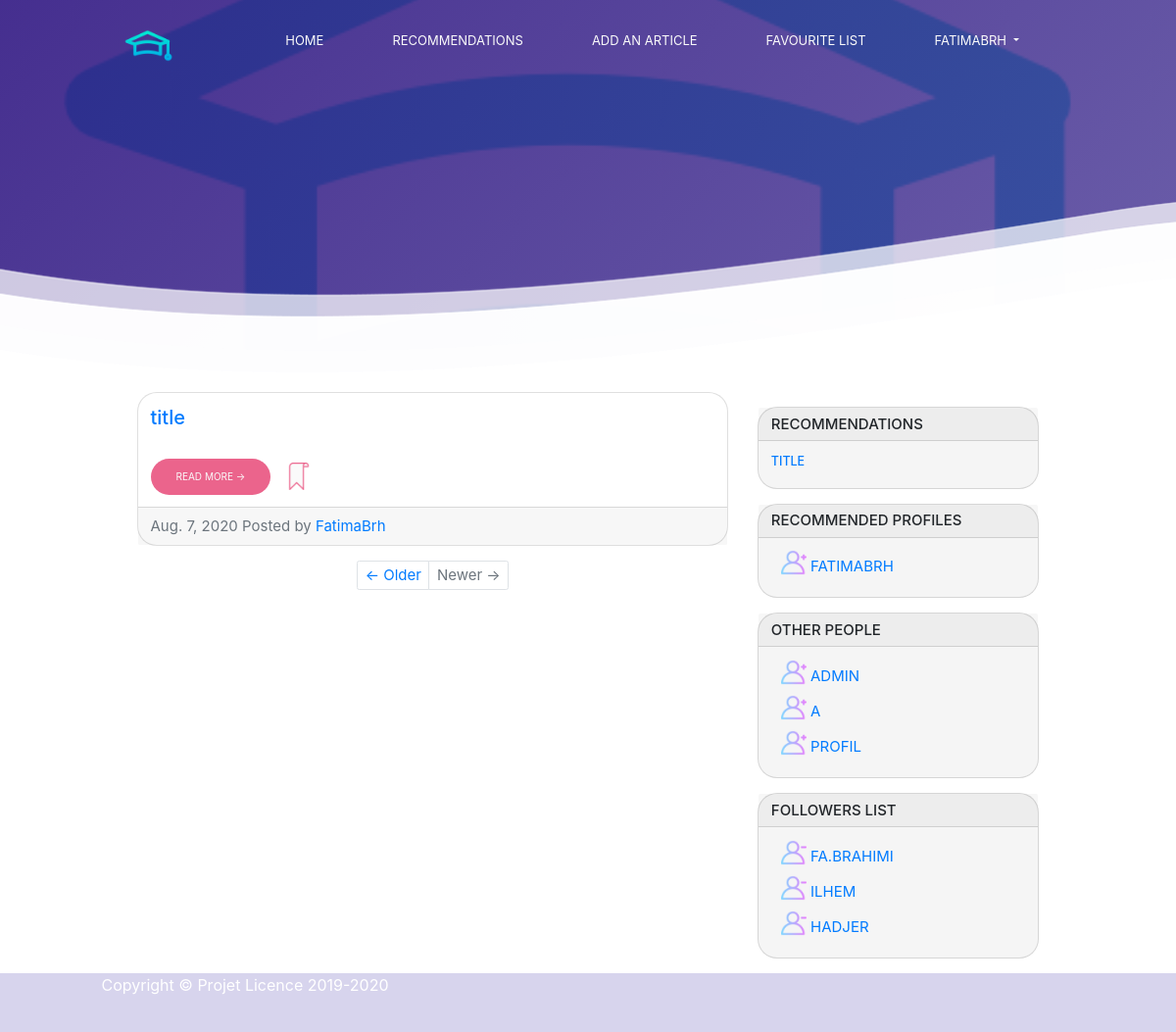
/articl/recommendation/ (signed in), run on an earlier commit of the app's database.
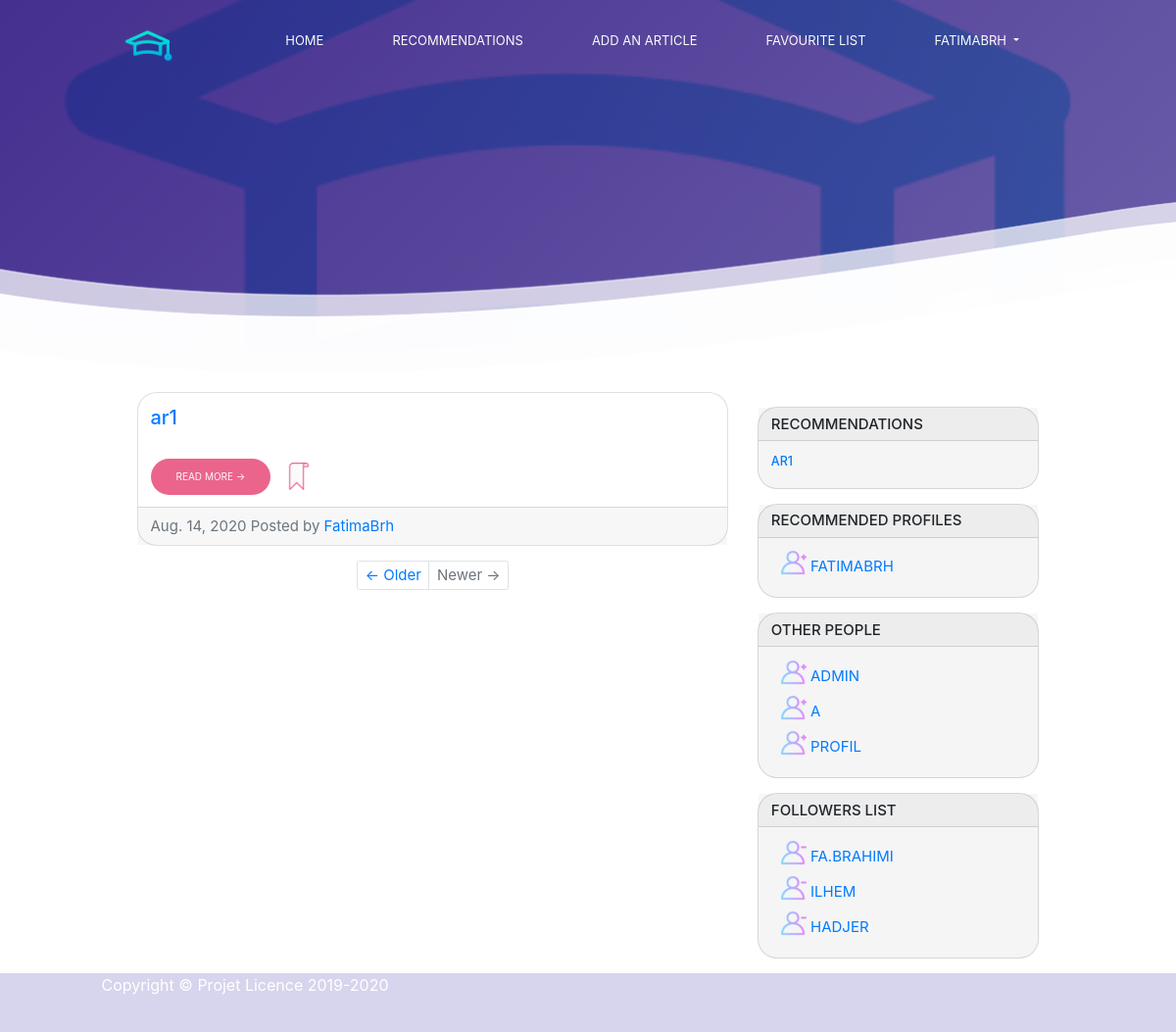
And on a later commit of the database.
### articl/models.py (models this page shows, shortened)
class ArticlPub(models.Model):
    ArticlTYPE=(
      ('1','Research Article'),
      ('2','Research Paper'),
      ('3','Review Paper'),
      ('4','Review Article'),
      ('5','Peer-Reviewed Articles'),
    )
    DOMAINE=(
        ('1','Computer Hardware'),
        ('2','Computer Networking'),
        ('3','Computer Software'),
        ('4','Cloud computing'),
        ('5','Cyber Security and Ethical Hacking'),
        ('6','Data Science and Data Analysis'),
        ('7','Programming Language'),
        ('8','Artificial intelligence'),
        ('9','Operating system'),
        ('10','Web Development'),
        ('11','Web Designing'),
        ('12','Graphics design'),
        ('13','Network Analytics and testing'),
        ('14','Robotics'),
        ('15','others field'),
        )
    user = models.ForeignKey(settings.AUTH_USER_MODEL, on_delete=models.CASCADE)
    titre=models.CharField(max_length=500)
    resumé=models.CharField(max_length=2000, blank=True)
    keywords=models.CharField(max_length=500, blank=True)
    maison_ed=models.CharField(max_length=500,blank=True)
    typeArticl=models.CharField(max_length=100,blank=False,choices=ArticlTYPE)
    path=models.FileField(blank=True,null=True,upload_to='chapter/%Y/')
    auteurEcrit = models.ManyToManyField(Profile, blank=True, null=True)
    favourite = models.ManyToManyField(User,related_name='favourite', blank=True)
    timestamp = models.DateField(auto_now=False, auto_now_add=True)
    domaineArt=models.CharField(max_length=100,choices=DOMAINE,blank=False,default='Computer Software ')

### articl/views.py (the view)
# urls.py: path('recommendation/',views.recommandation,name='recommandation'),
@login_required
def recommandation(request):
    profiles=Profile.objects.exclude(id=request.user.id)
    users = User.objects.exclude(id=request.user.id)
    arts=ArticlPub.objects.all()
    follower, created = Follower.objects.get_or_create(current_user=request.user)
    followers = follower.users.all()
    predict_list = get_predict_list(request.user)
    print(predict_list)
    demographic_list = demographic(request.user)
    print(demographic_list)
    for item in demographic_list.keys():
            if item not in predict_list:
                predict_list.append(item)
    rec=User.objects.filter(pk__in=predict_list)
    articlList = []
    for value in predict_list:
            articlList.append(value)
    articls=ArticlPub.objects.filter(user__id__in=articlList) #get articles where user__id is __in the list articlList
    print(articlList)
    context = {'profiles':profiles,
        'arts':arts,
        'users':users,
        'followers':followers,
        'articls':articls,
        'rec':rec}
    return render(request,'recommend.html',context)

### articl/recommender.py (called while the page is built)
def get_ratings_vector(user):
    ratings = Note.objects.filter(user_id=user,note__gt=0).values('articl', 'note')
    res = {}
    for r in ratings:
        res[r['articl']] = r['note']
    return res

def cosine_sim(user1_r,user2_r):
    result = 0.0
    l1=list(user1_r.keys())
    l2=list(user2_r.keys())
    common_item=list(set(l1).intersection(l2))
    if len(common_item) == 0:
        return 0
    top_result = 0.0
    bottom_left_result = 0.0
    bottom_right_result = 0.0
    for item in common_item:
        rxs = user1_r[item]
        rys = user2_r[item]
        top_result += (rxs) * (rys)
        bottom_left_result += pow(rxs, 2)
        bottom_right_result += pow(rys, 2)
    bottom_left_result = math.sqrt(bottom_left_result)
    bottom_right_result = math.sqrt(bottom_right_result)
    result = top_result / (bottom_left_result * bottom_right_result)
    return result

### articl/templates/recommend.html (shortened to what this page needs)
{%  extends 'base.html' %}
{% load static %}
{% block content %}
<div class="container">
  <div class="row">
    <div class="col-md-8">
      {% for obj in articls %}
      <div class="card mb-4" style="border-radius: 2rem">
        <div class="card-body">
          <a href=" {% url 'articl:detail_articl' pk=obj.pk %} "> <h2 class="card-title" title="Learn more">{{obj.titre}}  </h2> </a>
          <div class = "content-dir-item" >
            <a href="{{obj.path.url}}" class="btn " id="but" target="_blank">Read More &rarr;</a>
              <a href=" {% url 'articl:favourite'  pk=obj.pk  %} ">
                <img src="{% static 'image/bookmark3.png' %}" alt="" id="fav" class="ml-3" title="Save me" >
              </a>
          </div>
        </div>
        <div class="card-footer text-muted">
          {{obj.timestamp}} Posted by
          <a href="{%  url 'accounts:profile_with_pk' pk=user.pk  %}"> {{obj.user}}</a>
        </div>
      </div>
      {% endfor %}
      <ul class="pagination justify-content-center mb-4">
        <li class="page-item">
          <a class="page-link" href="#">&larr; Older</a>
        </li>
        <li class="page-item disabled">
          <a class="page-link" href="#">Newer &rarr;</a>
        </li>
      </ul>
    </div>
    <div class="col-md-4">
      <div class="card my-4" id="content" >
        <h4 class="card-header" >RECOMMENDATIONS</h4>
        <div class="card-body">
            {% for obj in articls %}
              <a href=" {% url 'articl:detail_articl' pk=obj.pk %} "> <h5 class="card-title" title="Learn more">{{obj.titre}}  </h5> </a>
            {% endfor %}
          </div>
      </div>
      <div class="card my-4" id="content" >
        <h4 class="card-header">recommended profiles</h4>
        <div class="card-body">
              {% for p in rec %}
                {% if not p in followers %}
                <div class = "content-dir-item">
                    <a href=" {% url 'home:change_followers' operation='add' pk=p.pk  %} ">
                    <img src="{% static 'image/add.png' %}" alt="" id="add" class="ml-3" title="Follow" ></a>
                    <a href="{%  url 'accounts:profile_with_pk' pk=p.pk  %}" >{{  p }}</a>
                </div>
              {% endif %}
              {% endfor %}
            </div>
      </div>
      <div class="card my-4" id="content" >
        <h4 class="card-header" >Other people</h4>
        <div class="card-body">
            {% for user in users %}
              {% if not user in followers %}
              <div class = "content-dir-item">
                  <a href=" {% url 'home:change_followers' operation='add' pk=user.pk  %} ">
                  <img src="{% static 'image/add.png' %}" alt="" id="add" class="ml-3" title="Follow" ></a>
                  <a href="{%  url 'accounts:profile_with_pk' pk=user.pk  %}" >{{  user.username }}</a>
              </div>
              {% endif %}
            {% endfor %}
          </div>
      </div>
      <div class="card my-4" id="content" >
        <h4 class="card-header" > followers list</h4>
        <div class="card-body">
        {% for follower in followers %}
              <div class = "content-dir-item">
                <a href=" {% url 'home:change_followers' operation='remove' pk=follower.pk  %} ">
                  <img src="{% static 'image/follower.png' %}" alt="" id="add" class="ml-3" title="Unfollow" ></a>
                <a href="{%  url 'accounts:profile_with_pk' pk=follower.pk  %}">{{  follower.username }}</a>
              </div>
       {% endfor %}
      </div>
      </div>
    </div>
  </div>
</div>
{% endblock %}

### templates/base.html (shortened to what this page needs)
{% load static %}
<!doctype html>
<html lang="en">
<head>
    <link rel="stylesheet" href="https://stackpath.bootstrapcdn.com/bootstrap/4.3.1/css/bootstrap.min.css">
    <link rel="stylesheet" href="https://cdn.jsdelivr.net/npm/bootstrap-select@1.13.14/dist/css/bootstrap-select.min.css">
    <link href="https://unpkg.com/ionicons@4.5.10-0/dist/css/ionicons.min.css" rel="stylesheet">
    <link rel="stylesheet" type="text/css" href="{% static 'css/styles.css' %}"  >
</head>
<body>
    {% if user.is_authenticated %}
    <header>
        <div class="container">
            <nav>
                    <div class="nav-brand">
                        <a href="{%  url 'home:home'  %}">
                            <img src="{% static 'image/logo.png' %}" alt="" >
                        </a>
                    </div>
                    <ul class="nav-list">
                            <li class="nav-item">
                                <a class="nav-link" href="{%  url 'home:home'  %}">Home</a>
                            </li>
                            <li class="nav-item">
                                <a class="nav-link" href="{%  url 'articl:recommandation'  %}">RECOMMENDATIONS</a>
                            </li>
                            <li class="nav-item">
                                <a class="nav-link" href="{%  url 'articl:postarticl'  %}"> Add an article </a>
                            </li>
                            <li class="nav-item">
                                <a class="nav-link" href="{%  url 'articl:favourite_list'  %}"> Favourite list</a>
                            </li>
                            <li class="nav-item dropdown">
                                <a class="nav-link dropdown-toggle" href="#" id="navbarDropdown" role="button" data-toggle="dropdown" aria-haspopup="true" aria-expanded="false">
                                  {{user.username}}
                                </a>
                              </li>
                    </ul>
            </nav>
        </div>
    </header>
    <section class="hero">
    </section>
   {% endif %}
    <section class="experience">
        <div class="container">
            {% block content %}
            {% endblock %}
         </div>
    </section>
    <div class="footer ">
        <div class="footer-content">
            <p >Copyright &copy; Projet Licence 2019-2020</p>
        </div>
    </div>
</body>
</html>

What changed in the data, as far as the page shows it:
removed ArticlPub: titre "title", timestamp "Aug. 7, 2020", user "FatimaBrh", titre "TITLE"
added ArticlPub: titre "ar1", timestamp "Aug. 14, 2020", user "FatimaBrh", titre "AR1"
